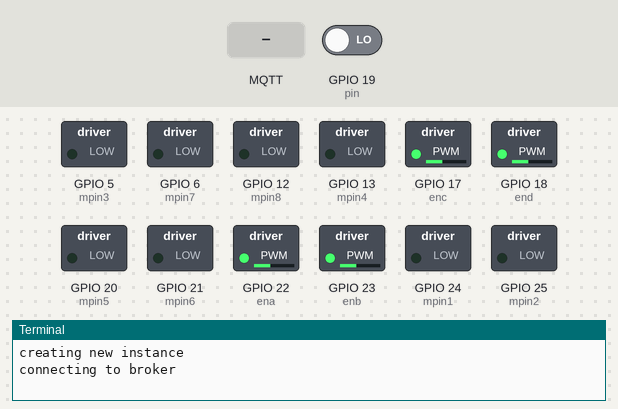
Recording of a program running on a simulated Raspberry Pi (BCM pin numbers). Parts: switched loads named in the program (green lamp = pin HIGH), the last lines printed to the terminal. The test bench sets the inputs (shaded band); at power-on: GPIO 19 (pin) LOW. No MQTT or app messages arrive unless stated.

Above: at 1.3 s.
1.4 s: MQTT message "b" arrives on the first subscribed topic
At 2.7 s:
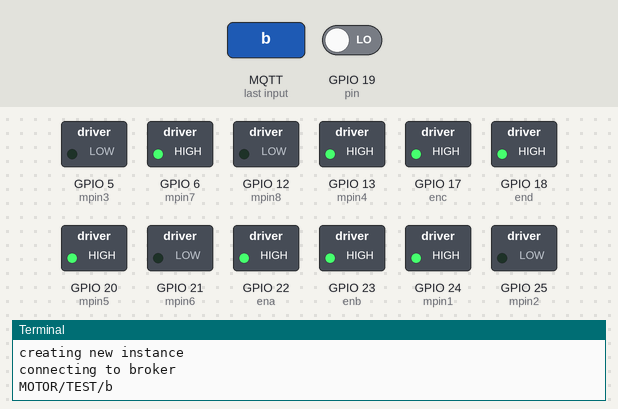
Timing chart, 0 to 4.4 s (numbered marks = the images above; inputs shaded):
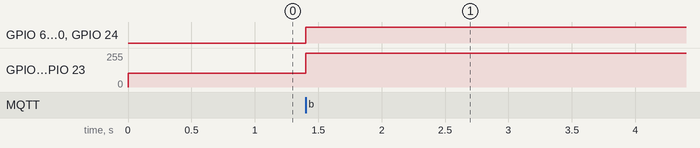

The program:

mqtt06.py
```python
### 라이브러리 불러오기
from platform import dist
import RPi.GPIO as GPIO
import paho.mqtt.client as mqtt
import sys
import threading
import signal
import os
import time

### 스레드 사용시 필요 변수
# event_stop = threading.Event()
# event_pause = threading.Event()
# event_stop.clear()
# event_pause.clear()

### 핀 할당
# 라인 근접 센서x2
pin = 19        # 라인 근접 센서1
pin2 = 4        # 라인 근접 센서2
# 바퀴 굴리기 위한 모터x4
ena = 22        # 앞 왼 바퀴(a) enable 입력
mpin1 = 24      # 앞 왼 바퀴1(a)
mpin2 = 25      # 앞 왼 바퀴2(a)
enb = 23        # 앞 오 바퀴(b) enable 입력
mpin3 = 5       # 앞 오 바퀴1(b)
mpin4 = 13      # 앞 오 바퀴2(b)
enc = 17        # 뒤 왼 바퀴(c) enable 입력
mpin5 = 20      # 뒤 왼 바퀴1(c)
mpin6 = 21      # 뒤 왼 바퀴2(c)
end = 18        # 뒤 오 바퀴(d) enable 입력
mpin7 = 6       # 뒤 오 바퀴1(d)
mpin8 = 12      # 뒤 오 바퀴2(d)
# 초음파 센서x1
triggerPin = 16 # 초음파 트리거핀
echoPin = 26    # 초음파 에코핀

### GPIO 모드 설정
GPIO.setmode(GPIO.BCM)
GPIO.setup(pin, GPIO.IN)
GPIO.setup(pin2, GPIO.IN)
GPIO.setup(ena, GPIO.OUT)
GPIO.setup(mpin1, GPIO.OUT)
GPIO.setup(mpin2, GPIO.OUT)
GPIO.setup(enb, GPIO.OUT)
GPIO.setup(mpin3, GPIO.OUT)
GPIO.setup(mpin4, GPIO.OUT)
GPIO.setup(enc, GPIO.OUT)
GPIO.setup(mpin5, GPIO.OUT)
GPIO.setup(mpin6, GPIO.OUT)
GPIO.setup(end, GPIO.OUT)
GPIO.setup(mpin7, GPIO.OUT)
GPIO.setup(mpin8, GPIO.OUT)
GPIO.setup(triggerPin, GPIO.OUT)
GPIO.setup(echoPin, GPIO.IN)

### 속도 조절 위한 PWM 설정
pa = GPIO.PWM(ena, 100)
pb = GPIO.PWM(enb, 100)
pa.start(40)
pb.start(40)
pc = GPIO.PWM(enc, 100)
pd = GPIO.PWM(end, 100)
pc.start(40)
pd.start(40)

### 구동 초기 정지 상태 설정(모터 드라이버의 출력 오류로 처음부터 모터가 작동될 수 있기 때문)
# GPIO.output(mpin1, False)
# GPIO.output(mpin2, False)
# GPIO.output(mpin3, False)
# GPIO.output(mpin4, False)
# GPIO.output(mpin5, False)
# GPIO.output(mpin6, False)
# GPIO.output(mpin7, False)
# GPIO.output(mpin8, False)

### PWM 값 및 time.sleep()의 시간 변수 설정
h = 100         # High
r = 60          # Low
sec = 0.00001   # second

### 초음파 센서 이용한 방해물 감지 메서드
def ultra():
    while True:
        # 트리거 핀을 통해 신호 발생
        GPIO.output(triggerPin, GPIO.LOW)
        time.sleep(0.00001)
        GPIO.output(triggerPin, GPIO.HIGH)

        # 에코 핀을 통해 신호 수신
        while GPIO.input(echoPin) == 0: # 초음파 전송이 끝나는 전송시간 저장
            start = time.time()
        while GPIO.input(echoPin) == 1: # 초음파 수신이 완료된 때 시간 저장
            stop = time.time()

        rtTotime = stop - start         # 초음파 송수신 완료 시간
        distance = rtTotime * 34000 / 2 # 탐지된 물체와의 거리
        #print("distance : %.2fcm" % distance)

        time.sleep(sec)
        return distance

### 코너링 후 다시 원래 속도로 돌아오기 위한 메서드
def setOg():
    pa.ChangeDutyCycle(r)       # 평상시 주행 PWM은 r(=40)로 고정
    pb.ChangeDutyCycle(r)
    pc.ChangeDutyCycle(r)
    pd.ChangeDutyCycle(r)

### 좌회전
def set_left():
    pa.ChangeDutyCycle(h)       # 코너링을 위해 더 높은 PWM인 h(=100)으로 설정
    pb.ChangeDutyCycle(h)
    pd.ChangeDutyCycle(h)
    pc.ChangeDutyCycle(h)
    GPIO.output(mpin1, True)    # 좌회전시 a와 c는 역방향 회전, b와 d는 정방향 회전
    GPIO.output(mpin2, False)
    GPIO.output(mpin3, False)
    GPIO.output(mpin4, True)
    GPIO.output(mpin5, True)
    GPIO.output(mpin6, False)
    GPIO.output(mpin7, True)
    GPIO.output(mpin8, False)

### 우회전
def set_right():
    pa.ChangeDutyCycle(h)
    pb.ChangeDutyCycle(h)
    pc.ChangeDutyCycle(h)
    pd.ChangeDutyCycle(h)
    GPIO.output(mpin1, False)    # 우회전시 a와 c는 정방향 회전, b와 d는 역방향 회전
    GPIO.output(mpin2, True)
    GPIO.output(mpin3, True)
    GPIO.output(mpin4, False)
    GPIO.output(mpin5, False)
    GPIO.output(mpin6, True)
    GPIO.output(mpin7, False)
    GPIO.output(mpin8, True)

### 라인트레이스를 통한 전진/좌회전/우회전
def set_start():
    while True:
        # 스레드 이용하여 멈춤 기능 구현시 필요한 제어문
        # if event_stop.is_set():
        #         event_stop.clear()
        #         break
        # elif event_pause.is_set():
        #     while(1):
        #         print('--pause--')
        #         if event_pause.is_set() == False:
        #             break
        #         time.sleep(1)

        # 초음파 센서로 방해물 감지
        distance = ultra()
        if distance < 30:
            stop()
        elif distance >= 30:
            if (GPIO.input(pin) == False) and (GPIO.input(pin2) == False):      # 근접센서1 on, 근접센서2 on
                #print("no path")
                stop()                                                          # RC카 멈춘 후
                break                                                           # 라인트레이스 구동 종료
            elif (GPIO.input(pin) == True) and (GPIO.input(pin2) == True):      # 근접센서1 off, 근접센서2 off
                #print("path")
                setOg()
                GPIO.output(mpin1, False)                                       # 전진 운전
                GPIO.output(mpin2, True)
                GPIO.output(mpin3, False)
                GPIO.output(mpin4, True)
                GPIO.output(mpin5, False)
                GPIO.output(mpin6, True)
                GPIO.output(mpin7, True)
                GPIO.output(mpin8, False)
                time.sleep(0.00001)
            elif (GPIO.input(pin) == False) and (GPIO.input(pin2) == True):     # 근접센서1 on, 근접센서2 off
                #print("right")
                set_right()                                                     # 우회전 운전
                time.sleep(sec)
            elif (GPIO.input(pin) == True) and (GPIO.input(pin2) == False):     # 근접센서1 off, 근접센서2 on
                #print("left")
                set_left()                                                      # 좌회전 운전
                time.sleep(sec)

### 경로가 끝난 지점에서 다시 운전하기 위해 180도 회전
def set_position():
    while True:
        if (GPIO.input(pin) == True) and (GPIO.input(pin2) == True):        # 핀이 둘 다 off일 시 = 경로에 위치할 시
            break                                                           # 제자리 좌회전 종료
        elif (GPIO.input(pin) == False) or (GPIO.input(pin2) == False):     # 핀이 둘 중 하나라도 on일 시
            set_left()                                                      # 제자리 좌회전 운전
            time.sleep(0.001)
    stop()

### 정지
def stop():
    #event_stop.set()           # 스레드 활용한 종료 시 사용
    GPIO.output(mpin1, False)
    GPIO.output(mpin2, False)
    GPIO.output(mpin3, False)
    GPIO.output(mpin4, False)
    GPIO.output(mpin5, False)
    GPIO.output(mpin6, False)
    GPIO.output(mpin7, False)
    GPIO.output(mpin8, False)

### 일시정지
# def pause():
# 	event_pause.set()           # 스레드 활용한 일시 정지 시 사용
# 	for _ in range(3):
# 		time.sleep(1)
# 	event_pause.clear()

### mqtt이용한 통신 메서드(서버로부터 publish message를 받을 때 호출되는 콜백)
def on_message(client, userdata, message):
    # Topic에 연결하여 메세지를 수신한다(Subscribe).
    topic=str(message.topic)
    message = str(message.payload.decode("utf-8"))
    print(topic+message)

    # 해당 Topic의 메세지에 대한 동작 수행
    if message == 's':          # 전진
        set_start()
    elif message == 'b':        # 복귀
        set_position()
        set_start()
        set_position()
    elif message == 't':        # 정지
        stop()
    # elif message == 'p':      # 일시정지
    #     pause()
    elif message == 'l':        # 좌회전
        set_left()
    elif message == 'r':        # 우회전
        set_right()
    else: pass

### mqtt 통신 위한 객체 생성 및 설정
broker_address='210.119.12.92'  # broker address
pub_topic = 'MOTOR/TEST/'       # topic
print("creating new instance")
client=mqtt.Client("P1")        # create new instance
print("connecting to broker")
client.connect(broker_address)  # connect to broker
client.subscribe(pub_topic)     # subscribe topic

# 콜백 설정
# client.on_connect = on_connect
# client.on_disconnect = on_disconnect
client.on_message = on_message

try:
    while True:
        client.loop_forever()   # 지속적으로 buffer 를 체크하고 이벤트를 발생한다.

except KeyboardInterrupt:
    GPIO.cleanup()
    sys.exit()
```

Measured:
- after the input at 1.4 s, GPIO 6 (mpin7), GPIO 13 (mpin4), GPIO 20 (mpin5), GPIO 24 (mpin1): LOW → HIGH at once; GPIO 17 (enc), GPIO 18 (end), GPIO 22 (ena), GPIO 23 (enb): 102/255 → 255/255 at once
